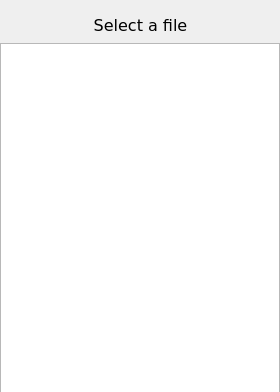
<?xml version="1.0" encoding="UTF-8"?>
<ui version="4.0">
 <class>sonADialog</class>
 <widget class="QDialog" name="sonADialog">
  <property name="geometry">
   <rect>
    <x>0</x>
    <y>0</y>
    <width>280</width>
    <height>392</height>
   </rect>
  </property>
  <property name="font">
   <font>
    <family>Verdana</family>
    <pointsize>12</pointsize>
   </font>
  </property>
  <property name="windowTitle">
   <string>Pick a file</string>
  </property>
  <widget class="QLabel" name="sonALabel">
   <property name="geometry">
    <rect>
     <x>70</x>
     <y>10</y>
     <width>141</width>
     <height>31</height>
    </rect>
   </property>
   <property name="text">
    <string>Select a file</string>
   </property>
   <property name="alignment">
    <set>Qt::AlignCenter</set>
   </property>
  </widget>
  <widget class="QListWidget" name="sonAList">
   <property name="geometry">
    <rect>
     <x>0</x>
     <y>43</y>
     <width>280</width>
     <height>350</height>
    </rect>
   </property>
   <property name="font">
    <font>
     <family>Verdana</family>
     <pointsize>14</pointsize>
    </font>
   </property>
  </widget>
 </widget>
 <resources/>
 <connections/>
</ui>
